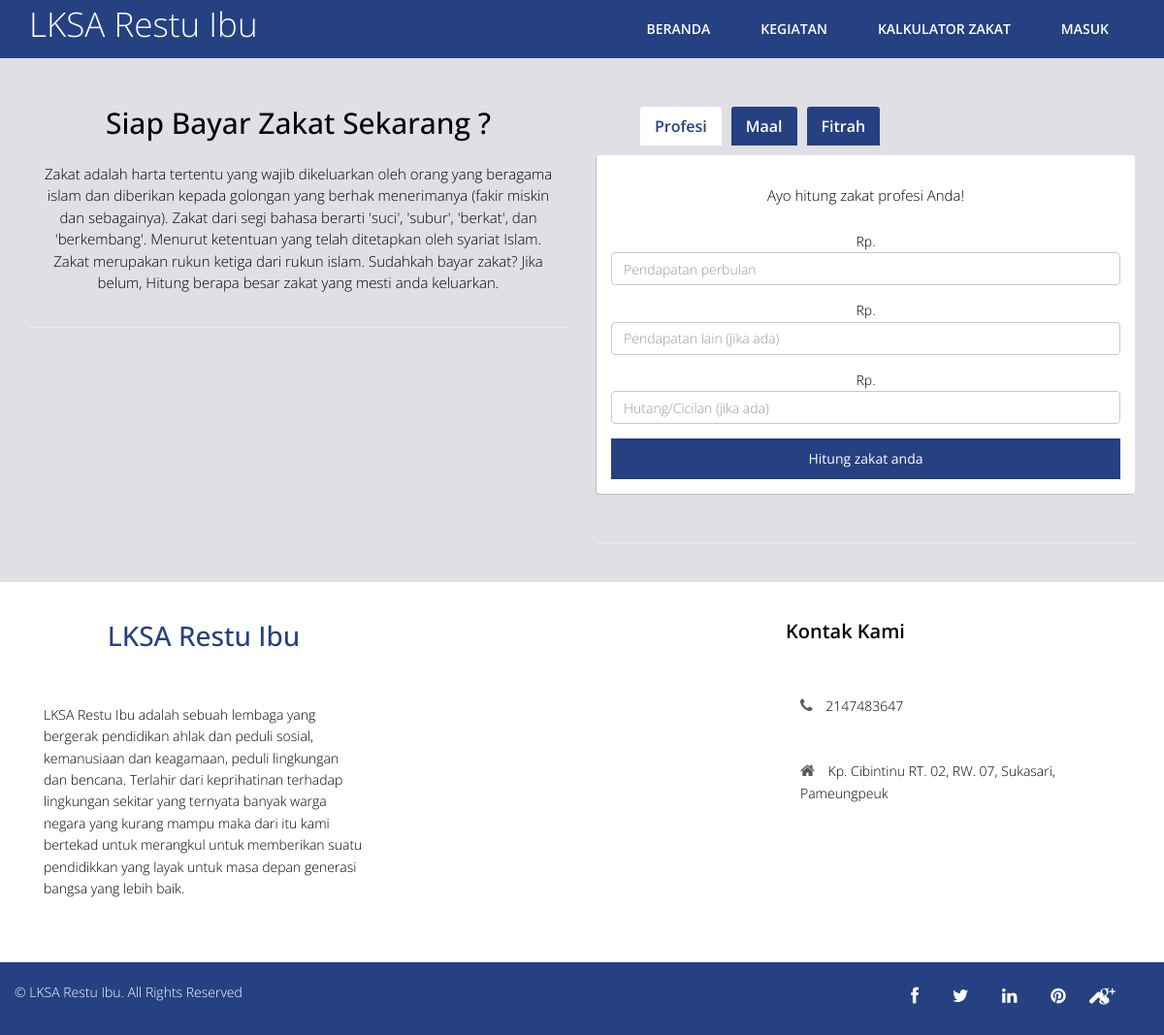
The app's page /zakat.php with its own data.
### tables this page shows
CREATE TABLE `info` (
  `id_info` int(5) NOT NULL,
  `nama_yayasan` varchar(50) NOT NULL,
  `tentang_yayasan` text NOT NULL,
  `alamat_yayasan` varchar(100) NOT NULL,
  `tlp_yayasan` varchar(12) NOT NULL
);

### zakat.php (the view, shortened to what this page needs)
<?php
require_once "lib/mainconfig.php";
$data = $conn->query("SELECT * FROM info");
$info    = $data->fetch_assoc();
$pageindex = "yes";
?>
<!DOCTYPE html>
<html lang="en">
<head>
  <link href="css/bootstrap.min.css" rel="stylesheet">
  <link rel="stylesheet" href="css/animate.css">
  <link rel="stylesheet" href="css/font-awesome.min.css">
  <link rel="stylesheet" href="css/jquery.bxslider.css">
  <link rel="stylesheet" type="text/css" href="css/normalize.css" />
  <link rel="stylesheet" type="text/css" href="css/demo.css" />
  <link rel="stylesheet" type="text/css" href="css/set1.css" />
  <link href="css/overwrite.css" rel="stylesheet">
  <link href="css/style.css" rel="stylesheet">
</head>
<body>
<?php include "navbar.phtml";?>
<div class="container">
    <div class="row">
      <div class="col-md-6">
        <div class="blogs">
          <div class="text-center">
            <h2>Siap Bayar Zakat Sekarang ?</h2>
            <p>Zakat adalah harta tertentu yang wajib dikeluarkan oleh orang yang beragama islam dan diberikan kepada golongan yang berhak menerimanya (fakir miskin dan sebagainya). Zakat dari segi bahasa berarti 'suci', 'subur', 'berkat', dan 'berkembang'. Menurut ketentuan yang telah ditetapkan oleh syariat Islam. Zakat merupakan rukun ketiga dari rukun islam. Sudahkah bayar zakat? Jika belum, Hitung berapa besar zakat yang mesti anda keluarkan.<br>
            </p>
          </div>
          <hr>
        </div>
      </div>
      <div class="col-md-6">
        <div class="blogs">
          <div class="text-center">
 <div class="tabs">
<ul class="tab-links">
<li class="active"><a  data-toggle="tab" href="#tab1">Profesi</a></li>
<li><a  data-toggle="tab" href="#tab2">Maal</a></li>
<li><a  data-toggle="tab" href="#tab3">Fitrah</a></li>
</ul>
<div class="tab-content">
<div id="tab1" class="tab active">
<p>Ayo hitung zakat profesi Anda!</p>
        <form method="post">
        <div class="form-group">
                    Rp.<input class="form-control form-control" name="pendapatanperbulan" placeholder="Pendapatan perbulan">
                    </div>
        <div class="form-group">
                    Rp.<input class="form-control form-control" name="pendapatanlain" placeholder="Pendapatan lain (jika ada)">
                    </div>
        <div class="form-group">
                    Rp.<input class="form-control form-control" name="cicilan" placeholder="Hutang/Cicilan (jika ada)">
                    </div>
                    <center>
                    <button type="submit" style="width:100%;background-color:#264181; color:white;" class="btn">Hitung zakat anda</button>
                    </center>
                    </form>
</div>
</div>
</div>
          </div>
          <hr>
        </div>
      </div>
    </div>
  </div>
<?php include "footer.phtml";?>
</body>
</html>

### navbar.phtml (shortened to what this page needs)
<nav class="navbar navbar-default navbar-fixed-top" role="navigation">
    <div class="container">
      <div class="navbar-header">
        <a class="navbar-brand" href="index.php"><span><?=$info['nama_yayasan'];?></span></a>
      </div>
      <div class="navbar-collapse collapse">
        <div class="menu">
          <ul class="nav nav-tabs" role="tablist">
            <li role="presentation" class="<?php if($pageindex){ echo"active";}?>"><a href="index.php">Beranda</a></li>
            <li role="presentation" class="<?php if($pageberita){ echo"active";}?>"><a href="berita.php">Kegiatan</a></li>
            <li role="presentation" class="<?php if($pagekalkulator){ echo"active";}?>"><a href="zakat.php">Kalkulator Zakat</a></li>
            <?php if(!$sudahlogin){?><li role="presentation" > <a href="#" data-toggle="modal" data-target="#login">Masuk</a></li><?php }else{ ?><li role="presentation" > <a href="admin">Halaman Admin</a></li><?php } ?>
          </ul>
        </div>
      </div>
    </div>
  </nav>

### footer.phtml (shortened to what this page needs)
<footer>
  <div class="inner-footer">
    <div class="container">
      <div class="row">
        <div class="col-md-4 f-about">
          <a href="index.php"><h1><?=$info['nama_yayasan'];?></h1></a>
          <p><?=$info['tentang_yayasan'];?>
          </p>
        </div>
        <div class="col-md-4"></div>
        <div class="col-md-4 f-contact">
          <h3 class="widgetheading">Kontak Kami</h3>
          <p><i class="fa fa-phone"></i>  <?=$info['tlp_yayasan'];?></p>
          <p><i class="fa fa-home"></i> <?=$info['alamat_yayasan'];?></p>
        </div>
      </div>
    </div>
  </div>
  <div class="last-div">
    <div class="container">
      <div class="row">
        <div class="copyright">
          &copy; <?=$info['nama_yayasan'];?>. All Rights Reserved
        </div>
      </div>
    </div>
    <div class="container">
      <div class="row">
        <ul class="social-network">
          <li><a href="#" data-placement="top" title="Facebook"><i class="fa fa-facebook fa-1x"></i></a></li>
          <li><a href="#" data-placement="top" title="Twitter"><i class="fa fa-twitter fa-1x"></i></a></li>
          <li><a href="#" data-placement="top" title="Linkedin"><i class="fa fa-linkedin fa-1x"></i></a></li>
          <li><a href="#" data-placement="top" title="Pinterest"><i class="fa fa-pinterest fa-1x"></i></a></li>
          <li><a href="#" data-placement="top" title="Google plus"><i class="fa fa-google-plus fa-1x"></i></a></li>
        </ul>
      </div>
    </div>
    <a href="#" class="scrollup"><i class="fa fa-chevron-up"></i></a>
  </div>
</footer>

### css/demo.css (style rules this page uses)
*, *:after, *:before { -webkit-box-sizing: border-box; box-sizing: border-box; }
body { background: #2f3238; color: #fff; font-weight: 400; font-size: 1em; font-family: 'Raleway', Arial, sans-serif; }
a { outline: none; color: #3498db; text-decoration: none; }

### css/overwrite.css (style rules this page uses)
.btn { text-shadow: none; background-image:none; border-color: none; border-bottom-color: none; -webkit-box-shadow: none; -moz-box-shadow: none; box-shadow: none; }
.btn { outline:0; -webkit-border-radius: 0; -moz-border-radius: 0; border-radius: 0; }

### css/style.css (style rules this page uses)
body { font-family:'Open Sans', Arial, sans-serif; font-size:14px; font-weight:300; line-height:1.6em; color:#000; background-color:#DFDFE5; }
hi,h2,h3,h4,h5,h6 { color:#000; line-height:1.1em; }
p { color:#000; }
a { text-decoration:none; transition: all 0.1s ease-in-out; -moz-transition: all 0.1s ease-in-out; -webkit-transition: all 0.1s ease-in-out; -o-transition: all 0.1s ease-in-out; outline: none; color:#333; }
hr { margin-top:20px; margin-bottom:40px; }
.navbar-brand { float: left; height: 50px; padding: 15px 15px; font-size: 30px; line-height: 20px; }
a.navbar-brand span { color:#fff; font-size:35px; }
.navbar-collapse { float:right; padding-right: 15px; padding-left: 15px; overflow-x: visible; -webkit-overflow-scrolling: touch; border-top: 0; }
.navbar-fixed-top { top: 0; border-width: 0 0 0; background-color:#264181; }
.nav-tabs { border-bottom:0; }
.nav > li > a { position: relative; display: block; padding: 20px 25px; }
.nav-tabs > li > a { margin-right: 2px; line-height: 1.42857143; border: 0; border-radius: 0 0 0 0; text-transform:uppercase; font-weight:600; color:#fff; }
.nav-tabs > li.active > a { color: #fff; cursor: default; background-color:#264181; border: 0; border-bottom-color: transparent; }
.nav-tabs > li { margin-bottom: 0; }
.text-center { text-align:center; margin-top:30px; }
.text-center p { color:#000; font-size:15px; }
.btn { color:#333; display: inline-block; padding: 10px 20px; margin-bottom: 0; font-size: 14px; font-weight: normal; line-height: 1.42857143; text-align: center; white-space: nowrap; vertical-align: middle; -ms-touch-action: manipulation; touch-action: manipulation; cursor: pointer; -webkit-user-select: none; -moz-user-select: none; -ms-user-select: none; user-select: none; background-image: none; border: 1px solid transparent; border-radius: 0; }
.blogs { margin-top:110px; }
.blog h3,p { color:#000; padding:15px; }
.form-group .form-control { padding: 7px 12px; border-color:rgb(206, 201, 201); box-shadow: none; }
footer { background: #fff; }
.inner-footer ul li,a { list-style:none; }
.widgetheading { font-size: 20px; color: #000; font-weight: 600; margin-top: 40px; margin-bottom: 40px; }
.f-about a h1 { text-align:center; margin-top: 40px; margin-bottom: 40px; color: #264181; }
.f-about p { font-size: 14px; color: #000; }
.f-contact p { font-size: 14px; color: #000; margin: 0; font-weight: 300; margin-bottom: 15px; }
.f-contact i { color: #56595f; font-size: 16px; margin-right: 10px; }
.last-div { margin-top:40px; background: #264181; padding: 20px 0; position: relative; }
.copyright { font-size: 14px; color: #fff; margin: 0; font-weight: 300; float: left; }
ul.social-network { list-style:none; margin-top:-20px; float:right; font-size:18px; margin-right:20px; }
ul.social-network li { display:inline; margin: 0 15px; color:#fff; }
ul.social-network li a { color:#fff; }
a.scrollup { color:#fff; height:55px; width:55px; font-size:22px; line-height:50px; text-align:center; text-decoration:none; position:fixed; bottom:10px; right:40px; opacity:0,5; border-radius:50%; z-index:999; }

### zakat.php (style rules this page uses)
.tabs { width:100%; display:inline-block; }
.tab-links:after { display:block; clear:both; content:''; }
.tab-links li { margin:0px 5px; float:left; list-style:none; }
.tab-links a { padding:9px 15px; display:inline-block; border-radius:3px 3px 0px 0px; background:#264181; font-size:16px; font-weight:600; color:white; transition:all linear 0.15s; }
li.active a, li.active a:hover { background:#fff; color:#264181; }
.tab-content { padding:15px; border-radius:3px; box-shadow:-1px 1px 1px rgba(0,0,0,0.15); background:#fff; }
.tab { display:none; }
.tab.active { display:block; }

### records on screen
info: nama_yayasan "LKSA Restu Ibu", tentang_yayasan "LKSA Restu Ibu adalah sebuah lembaga yang bergerak pendidikan ahlak dan peduli sosial, kemanusiaan dan keagamaan, peduli lingkungan dan bencana. Terlahir dari keprihatinan terhadap lingkungan sekitar yang ternyata banyak warga negara yang kurang mampu maka dari itu kami bertekad untuk merangkul untuk memberikan suatu pendidikkan yang layak untuk masa depan generasi bangsa yang lebih baik.", tlp_yayasan "2147483647", alamat_yayasan "Kp. Cibintinu RT. 02, RW. 07, Sukasari, Pameungpeuk"
